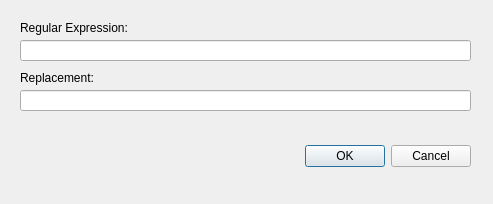
<?xml version="1.0" encoding="UTF-8"?>
<ui version="4.0">
 <class>RERenamer</class>
 <widget class="QDialog" name="RERenamer">
  <property name="geometry">
   <rect>
    <x>0</x>
    <y>0</y>
    <width>493</width>
    <height>204</height>
   </rect>
  </property>
  <property name="windowTitle">
   <string>RE File Renamer</string>
  </property>
  <widget class="QDialogButtonBox" name="buttonBox">
   <property name="geometry">
    <rect>
     <x>130</x>
     <y>140</y>
     <width>341</width>
     <height>32</height>
    </rect>
   </property>
   <property name="orientation">
    <enum>Qt::Horizontal</enum>
   </property>
   <property name="standardButtons">
    <set>QDialogButtonBox::Cancel|QDialogButtonBox::Ok</set>
   </property>
  </widget>
  <widget class="QLineEdit" name="rexLineEdit">
   <property name="geometry">
    <rect>
     <x>20</x>
     <y>40</y>
     <width>451</width>
     <height>21</height>
    </rect>
   </property>
   <property name="toolTip">
    <string>Enter Regular Expression to be Replaced</string>
   </property>
  </widget>
  <widget class="QLabel" name="label">
   <property name="geometry">
    <rect>
     <x>20</x>
     <y>20</y>
     <width>201</width>
     <height>16</height>
    </rect>
   </property>
   <property name="text">
    <string>Regular Expression:</string>
   </property>
  </widget>
  <widget class="QLabel" name="label_2">
   <property name="geometry">
    <rect>
     <x>20</x>
     <y>70</y>
     <width>101</width>
     <height>16</height>
    </rect>
   </property>
   <property name="text">
    <string>Replacement:</string>
   </property>
  </widget>
  <widget class="QLineEdit" name="repLineEdit">
   <property name="geometry">
    <rect>
     <x>20</x>
     <y>90</y>
     <width>451</width>
     <height>21</height>
    </rect>
   </property>
   <property name="toolTip">
    <string>Enter Replacement text (can use subgroups replacements)</string>
   </property>
  </widget>
 </widget>
 <resources/>
 <connections>
  <connection>
   <sender>buttonBox</sender>
   <signal>accepted()</signal>
   <receiver>RERenamer</receiver>
   <slot>accept()</slot>
   <hints>
    <hint type="sourcelabel">
     <x>248</x>
     <y>254</y>
    </hint>
    <hint type="destinationlabel">
     <x>157</x>
     <y>274</y>
    </hint>
   </hints>
  </connection>
  <connection>
   <sender>buttonBox</sender>
   <signal>rejected()</signal>
   <receiver>RERenamer</receiver>
   <slot>reject()</slot>
   <hints>
    <hint type="sourcelabel">
     <x>316</x>
     <y>260</y>
    </hint>
    <hint type="destinationlabel">
     <x>286</x>
     <y>274</y>
    </hint>
   </hints>
  </connection>
 </connections>
</ui>
